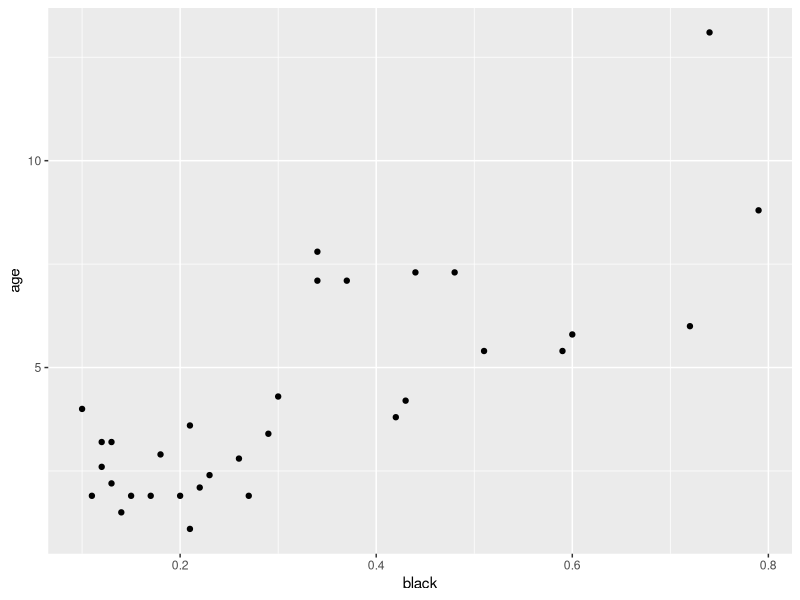
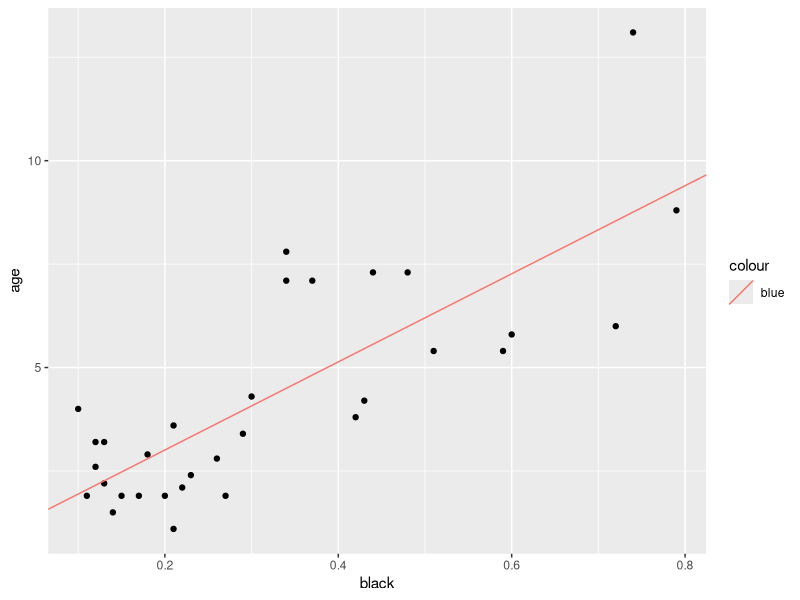
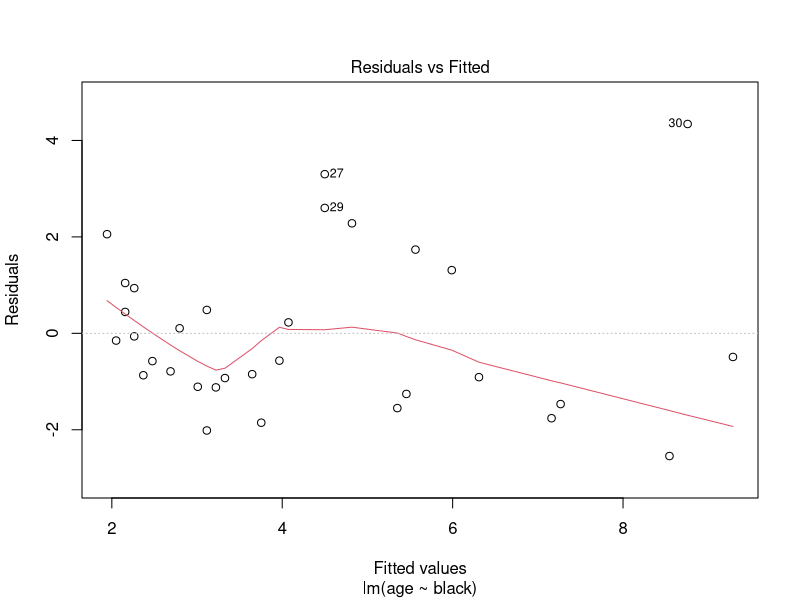
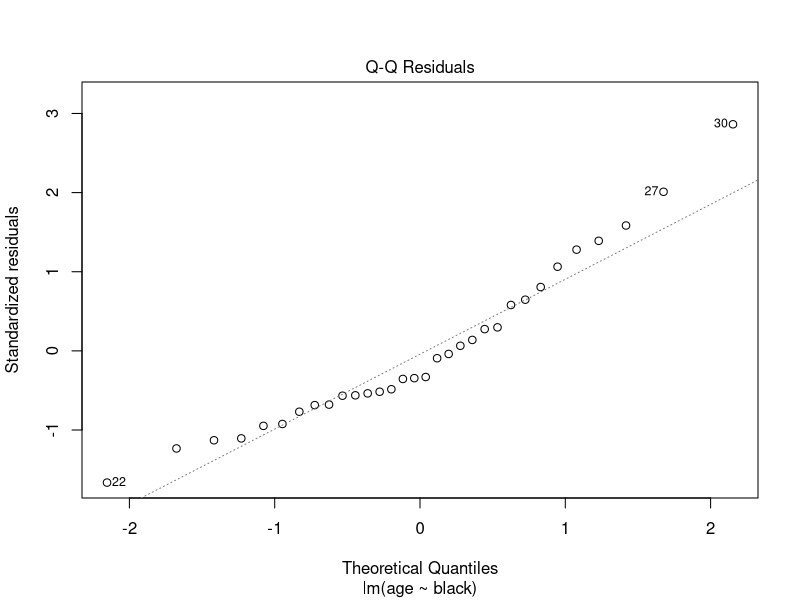
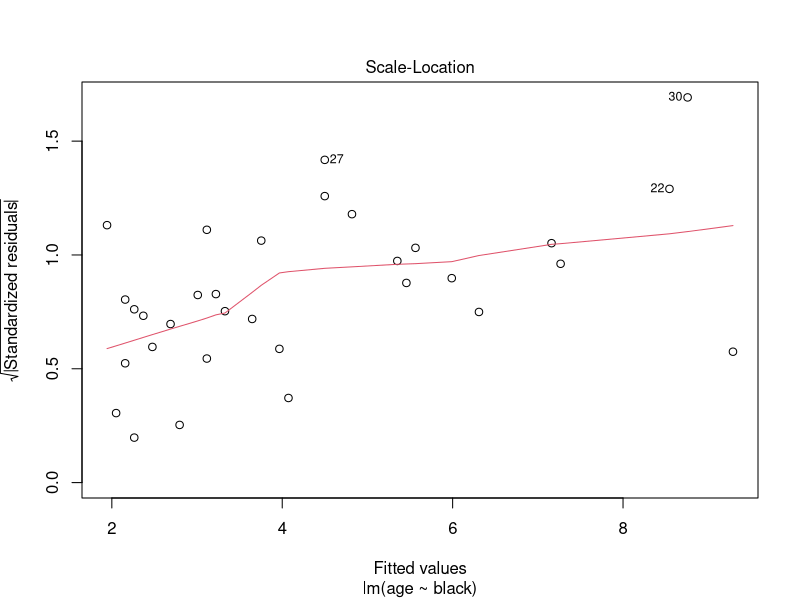
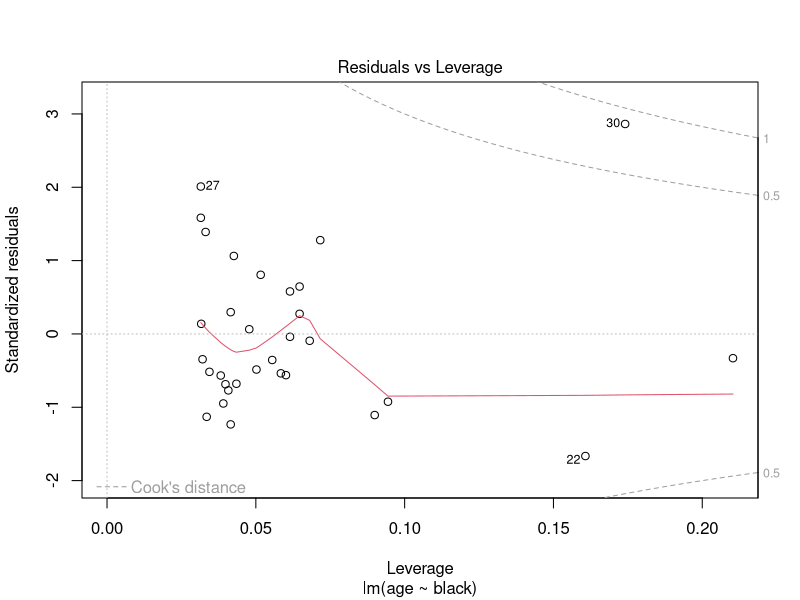
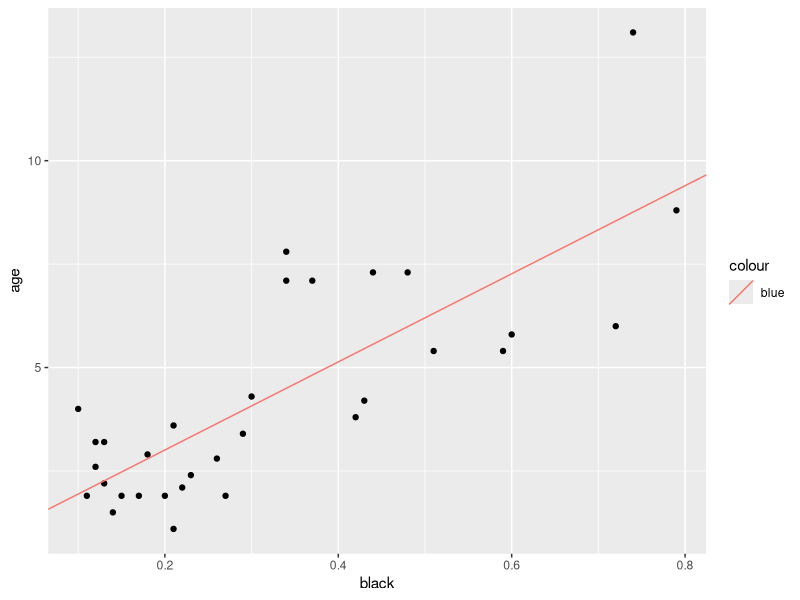
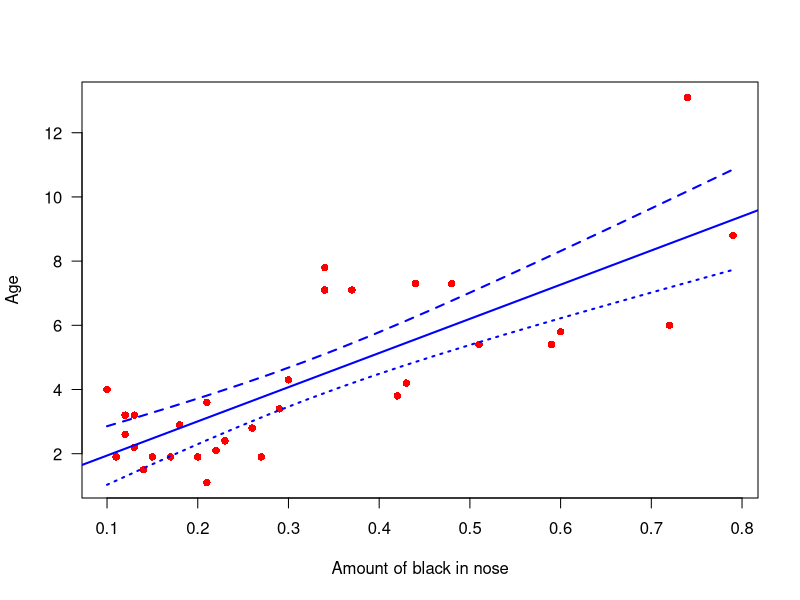

The R source for these figures, in order:
## ---- chunk 1
knitr::opts_chunk$set(echo = TRUE)
library(tidyverse)
## ---- chunk 2
#1
lions <- read.csv('lions.csv')
#2
head(lions)
#3 
#response variable: age, explanatory variable: black dots
b <- ggplot( data = lions, aes(x = black, y = age))+ geom_point()
b
## ---- chunk 3
#fit a linear model
out <- lm(age ~ black, data = lions)
slo <- coef(summary(out))['black', 'Estimate']
int <- coef(summary(out))['(Intercept)','Estimate']
b <- ggplot( data = lions, aes(x = black, y = age))+ geom_point() + geom_abline(aes(intercept = int, slope = slo, color = 'blue'))
b
#4
confint(out, level = 0.95)
#5
drop1(out, test = 'F')
anova(out)
#6
plot(out)

#7
lionssans <- lions %>% subset(age<13.1)
out2 <- lm(age ~ black, data = lionssans)
summary(out2)
## ---- chunk 4
#Prediction

b

# 2
new.vals <- data.frame(black=seq(min(lions$black),max(lions$black), length=20))
conf_int <- predict(out, newdata = new.vals, interval = "confidence")

#in base... 
plot(x=lions$black, y=lions$age, xlab='Amount of black in nose', ylab='Age', pch=16, col='red', las=1) + abline(out, lwd=2, col='blue') + lines(x=new.vals[,'black'], y=conf_int[,'lwr'], lwd=2, lty=3, col='blue') + lines( x = new.vals[,'black'], y = conf_int[, 'upr'], lwd =2, lty =2, col ='blue')

#inggplot....
ggplot( data = lions, aes(x = black, y = age))+ geom_point() + geom_abline(aes(intercept = int, slope = slo, color = 'blue')) + geom_smooth(method=lm , color="red", fill="#69b3a2", se=TRUE)


#4
pred <- predict(out, newdata = new.vals, interval = "prediction") 
plot(x=lions$black, y=lions$age, xlab='Amount of black in nose', ylab='Age', pch=16, col='red', las=1) + abline(out, lwd=2, col='blue') + lines(x=new.vals[,'black'], y=conf_int[,'lwr'], lwd=2, lty=3, col='blue') + lines( x = new.vals[,'black'], y = conf_int[, 'upr'], lwd =2, lty =2, col ='blue') + lines( x = new.vals[,'black'], y = pred[, 'upr'], lwd =2, lty =2, col ='green') + lines( x = new.vals[,'black'], y = pred[, 'lwr'], lwd =2, lty =2, col ='green')
## ---- chunk 5
#effects of light treatment on circadian rhythms
#1
knee <- read_csv('knees.csv')
#2
head(knee)

#3
summary(knee)

#treatment variable is a character 
knee$treatment <- as.factor(knee$treatment)
class(knee$treatment)

